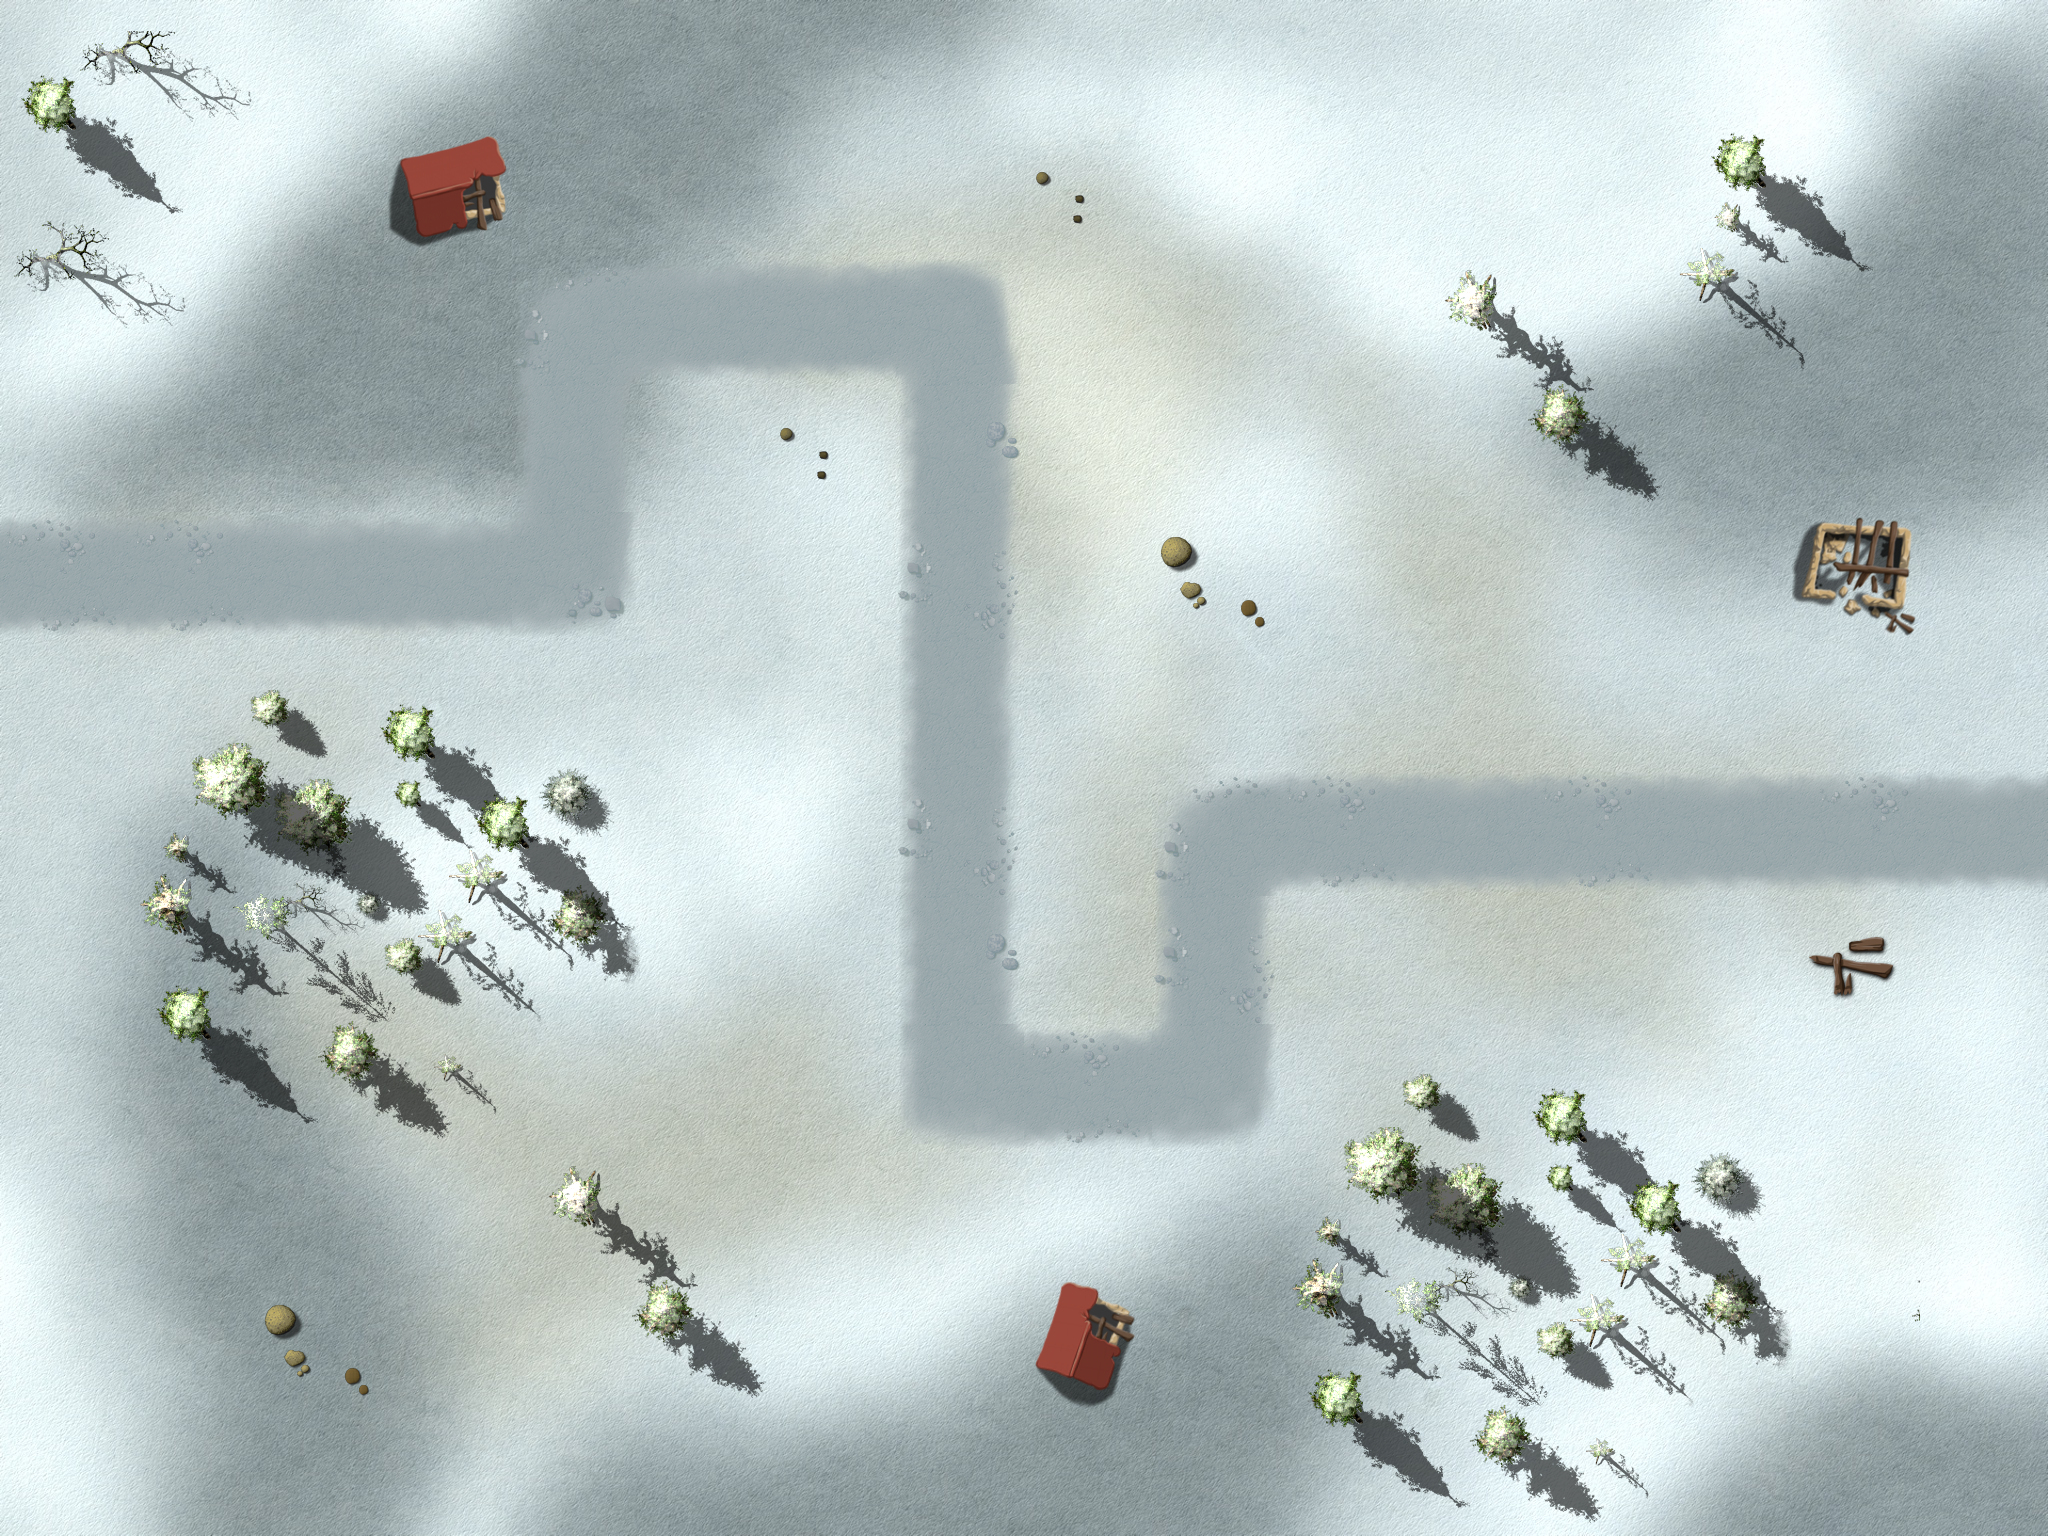

A 2D game scene composited from a Tiled map and its tileset images. What follows is a short description and the map's XML, with each tile layer's data collapsed to a summary:
An orthogonal 16x12 tile map with 128x128 px tiles, 4 tile layers (Ground, Objects1, Objects2, Path), 3 tilesets and 20 objects.

<map version="1.0" orientation="orthogonal" width="16" height="12" tilewidth="128" tileheight="128">
 <properties>
  <property name="wave01" value="1,1,1,1,4,1,1,1,1,4,10,10,10,1,10,10,10,1,1,1,1,1,1,10,10,10,10,1" />
  <property name="wave02" value="1,1,1,1,1,1,1,1,1,1,1,1,1,1,1,2,2,1,1,1,1,1,1" />
  <property name="wave03" value="10,4,4,1,1,5,5,10,10,10,10,2,10,10,2,10,10,10,10,2,10,10,10,10,10,10,10" />
  <property name="wave04" value="1,2,1,1,1,2,11,11,11,10,10,10,6,1,1,1,1,1,1,1,10,10,10,2,10,10,1,1,2,2,1,1,10,10,10,10,10,2,2,1,1" />
  <property name="wave05" value="4,10,10,10,10,1,1,1,4,4,1,10,10,10,10,10,10,10,6,1,1,1,1,1,4,1,1,4,1,1" />
  <property name="wave06" value="1,1,1,4,1,1,4,1,1,4,1,1,1,4,6,1,1,1,2,3,1,1,1,2,4,1,1,1,4,1,1,4,1,1,1,4" />
  <property name="wave07" value="1,1,1,2,4,4,1,8,1,1,1,5,5,5,7,7,9,9,9,8,1,1,1,1,1,4,1,2,1,2,1,1,4,4,1,1,2" />
  <property name="wave08" value="10,10,10,10,10,2,10,1,1,4,2,4,1,10,10,10,10,10,10,10,4,4,10,10,4,4,4,1,1,1,1,10,10,10,10,10,10,4,2,1,1,1" />
  <property name="wave09" value="1,1,10,10,10,10,10,10,2,10,10,1,1,4,2,4,1,1,1,1,6,1,1,6,1,4,2,10,10,10,10" />
  <property name="wave10" value="10,10,10,5,6,5,5,5,3,5,7,5,5,5,6,10,10,10,10,10,10,5,5,5,7,2,10,10,10,5,10,10,10,10,10,5,10,10,10,10,10,10,5,10,10,5,10,10,10,10,5,10,10,10,10,7,10,10,7,100,10,2" />
  <property name="wave11" value="10,10,10,10,10,6,4,4,5,5,5,6,10,3,10,10,10,10,10,10,10,10,10,10,10,10,10,10,10,10,10,10,10,7,10,5,5,5,5,3" />
  <property name="wave12" value="1,5,5,5,3,6,5,5,5,9,9,9,5,5,5,7,2,10,5,5,5,5,5,5,5,5,5,5,5,4,4,4,7,2,5,5,5,5,7,3,5,5,1" />
  <property name="wave13" value="5,5,5,5,5,5,10,10,10,6,5,5,4,4,5,5,5,10,10,10,10,10,5,10,10,10,3,5,5,5,10,10,10,10,5,5,5,5,5,10,10,10,10,5,7,1" />
  <property name="wave14" value="6,4,4,5,5,5,5,5,5,5,7,5,5,3,5,10,10,10,10,10,7,5,5,10,10,10,10,5,5,10,10,10,10,10,10,10,10,10,10,10,10,10,10,10,10,10,10,10,10,10,10,10,10,10,10,10,10,10,10,10,10,10,10" />
  <property name="wave15" value="10,10,10,10,5,10,5,10,5,10,10,5,5,5,7,7,7,6,5,5,5,8,5,5,5,9,9,9,10,5,5,5,5,10,10,10,10,5,5,5,10" />
  <property name="wave16" value="1,4,4,5,5,3,5,4,4,4,5,5,4,5,5,5,7,2,5,3,3,5,7,3,5,5,5,4,5,4,5,4,4,5,4,5,7,5,5,5,5,5,5,5,1" />
  <property name="wave17" value="2,3,4,5,5,5,5,3,5,5,3,5,10,10,10,10,5,7,5,5,11,11,9,9,9,7,2,4,4,5,5,7,5,5,4,7,4,5,5,5,5,5,3" />
  <property name="wave18" value="1,5,5,5,5,5,5,5,6,5,6,4,5,5,5,5,7,2,5,7,5,4,5,7,5,5,5,5,5,5,5,5,5,5,5,1" />
  <property name="wave19" value="10,10,10,10,5,5,5,5,5,5,3,5,5,6,8,5,5,5,5,11,11,11,10,10,10,10,7,7,8,5,5,3,5,5,5,5,7,4,4,4,4,5,5,5,5,8" />
  <property name="wave20" value="1,4,5,5,5,3,5,5,5,5,4,5,5,5,11,11,11,10,10,5,5,3,5,3,5,4,5,4,4,5,4,5,7,5,5,5,5,5,5,5,101" />
  <property name="wave21" value="6,5,5,5,5,3,3,5,5,5,5,5,6,5,5,5,5,5,4,6,5,5,5,4,5,5,5,5,5,5,5,5,5,5,5,2" />
  <property name="wave22" value="7,7,3,7,7,5,5,5,5,3,10,10,10,10,10,5,7,2,7,5,5,3,5,5,10,10,10,10,10,10,10,10,6,5,5,5,5,81,5,5,7,5,5,7,7,7,5,7,5,5,5,5,4" />
  <property name="wave23" value="10,10,6,5,5,6,5,5,5,10,10,6,9,9,9,5,5,9,10,10,10,10,10,10,5,5,5,7,2,4,4,4,10,10,10,10,4,10,7,5,5,10,10,10,10,4,4,7,10,5,5,5,1" />
  <property name="wave24" value="1,5,5,5,5,5,5,5,5,7,5,5,9,11,11,11,9,6,5,5,5,4,4,5,4,5,3,3,5,5,5,5,5,5,5,5,5,5,5,5,1" />
  <property name="wave25" value="8,5,5,4,6,10,10,10,4,10,10,5,5,4,7,10,10,10,10,7,6,5,5,5,5,5,5,5,5,5,5,5,10,10,10,10,5,5,5,5,5,5,5,4,7,5,102" />
  <property name="wave26" value="10,10,10,5,10,10,10,5,10,10,10,8,10,5,10,10,10,10,8,10,5,10,10,5,10,10,10,10,5,10,10,10,10,7,10,10,7,10,10,2" />
  <property name="wave27" value="10,10,10,10,10,10,3,10,10,10,10,10,10,10,10,10,10,10,10,10,10,10,10,10,10,10,7,10,5,5,5,5,103" />
  <property name="wave28" value="5,6,5,5,5,6,5,5,5,5,5,5,6,5,5,5,5,5,8,8,5,5,6,10,10,10,10,11,11,11,6,10,10,10,10,3" />
  <property name="wave29" value="11,11,11,9,9,11,11,8,11,11,6,5,5,6,5,5,9,9,9,6,8,5,5,5,5,5,4,4,4,7,3" />
  <property name="wave30" value="10,10,10,10,9,9,9,10,10,10,8,10,10,10,10,8,10,7,10,3,10,10,10,8,8,10,10,3,8,10,10,10,9,9,10,10,9,9" />
  <property name="wave31" value="1,5,5,5,7,3,4,5,4,5,6,5,5,8,8,3,7,4,5,4,5,5,51,8,9,9,9,5,5,6,5,5,5,2" />
  <property name="wave32" value="11,11,11,8,9,9,9,5,5,6,6,7,11,11,11,6,10,6,10,10,9,9,7,5,7,5,7,3" />
  <property name="wave33" value="4,4,7,10,10,10,5,5,5,5,5,6,6,10,4,6,3,6,4,7,8,5,5,5,6,7,5,5,5,9,9,8,5,5,5,5" />
  <property name="wave34" value="8,5,5,5,6,8,5,5,5,6,8,5,5,5,6,7,4,7,4,5,5,5,10,10,10,10,5,5,5,7,7,4,4,7,10,10,10,10" />
  <property name="wave35" value="6,7,7,7,7,7,4,5,4,5,4,4,6,5,9,9,8,5,5,5,5,5,9,9,9,6,8,7,5,5,5,7,7,7,7,5,5,5,4" />
  <property name="wave36" value="5,5,6,6,1,1,1,1,1,1,2,2,7,7,7,7,8,1,1,6,6,1,1,1,10,10,10,10,4,1,2" />
  <property name="wave37" value="11,11,11,3,3,11,11,11,11,11,3,3,9,9,9,1,5,1,6,1,1,2,2,1,1,8" />
  <property name="wave38" value="2,2,1,6,1,1,4,4,4,5,5,5,9,9,9,9,9,1,1,1,5,1,3,6,6,1,1,1,1,1,8,1,1,5,1,8,2,2,1,1,3" />
  <property name="wave39" value="4,5,4,4,7,5,5,5,5,5,5,3,3,5,4,5,5,5,6,5,5,9,9,9,6,8,8,8,5,5,5,7,5,4,4,6,5,5,9,6,8,9,6,8,5,5,6" />
  <property name="wave40" value="103,6,6,5,5,5,5,5,6,7,4,4,7,7,7,6,6,3,8,3,7,4,6,4,5,5,8,6,3,3,3,3,5,5,5,7,7,102,8,3,7,4,5,4,5,5,5,103" />
 </properties>
 <tileset firstgid="1" name="ground" tilewidth="128" tileheight="128">
  <image source="tilesWorld1.png" width="2048" height="2048" />
 </tileset>
 <tileset firstgid="257" name="path" tilewidth="128" tileheight="128">
  <image source="path03.png" width="512" height="512" />
 </tileset>
 <tileset firstgid="273" source="ground3.tsx" />
 <layer name="Ground" width="16" height="12">
  <data>[192 cells, 1 non-empty, 1 distinct tile ids]</data>
 </layer>
 <layer name="Objects1" width="16" height="12">
  <data>[192 cells, 0 non-empty, 0 distinct tile ids]</data>
 </layer>
 <layer name="Objects2" width="16" height="12">
  <data>[192 cells, 58 non-empty, 35 distinct tile ids]</data>
 </layer>
 <objectgroup name="Objects3" width="16" height="12">
  <object gid="116" x="274" y="738" />
  <object gid="116" x="1460" y="1114" />
  <object gid="116" x="1672" y="428" />
 </objectgroup>
 <layer name="Path" width="16" height="12">
  <data>[192 cells, 26 non-empty, 11 distinct tile ids]</data>
 </layer>
 <objectgroup name="Locked" width="16" height="12">
  <object x="2432" y="256" />
  <object x="128" y="768" width="128" height="384" />
  <object x="0" y="256" width="128" height="1024" />
  <object x="1920" y="256" width="128" height="1024" />
  <object x="0" y="1280" width="2048" height="256" />
  <object x="0" y="0" width="2048" height="256" />
  <object x="256" y="640" width="128" height="512" />
  <object x="512" y="1152" width="128" height="128" />
  <object x="384" y="768" width="128" height="384" />
  <object x="512" y="768" width="128" height="256" />
  <object x="1792" y="512" width="128" height="128" />
  <object x="1408" y="1024" width="256" height="128" />
  <object x="1280" y="1152" width="512" height="128" />
  <object x="1408" y="256" width="128" height="128" />
  <object x="1536" y="384" width="128" height="128" />
  <object x="1664" y="256" width="128" height="128" />
 </objectgroup>
 <objectgroup name="Waypoints" width="16" height="12">
  <object x="0" y="512">
   <polyline points="-166,57 579,63 578,-187 959,-188 960,570 1218,576 1220,329 2163,320" />
  </object>
 </objectgroup>
</map>
